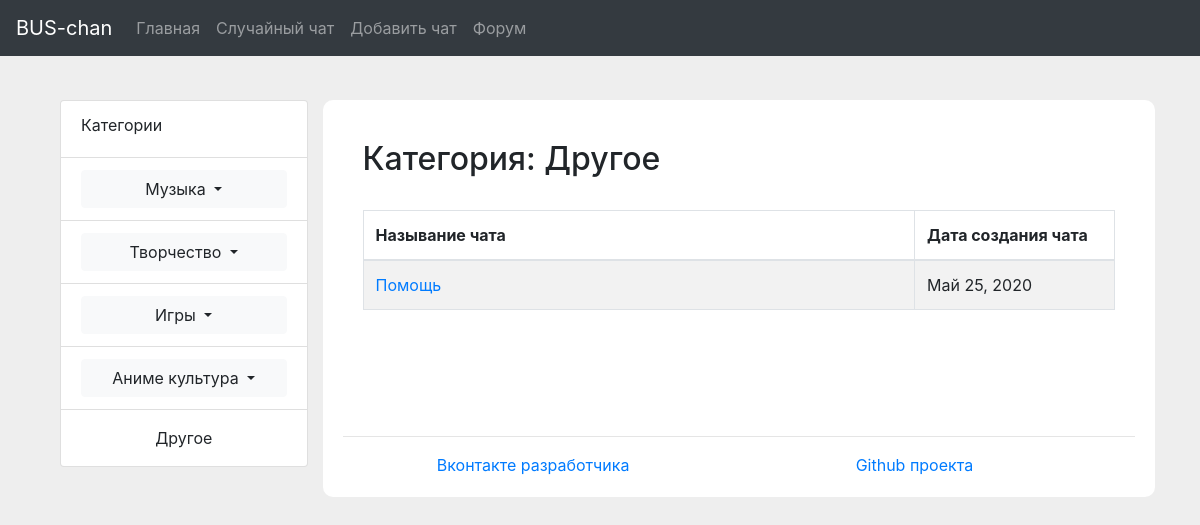
The app's page /category/other/, older data.
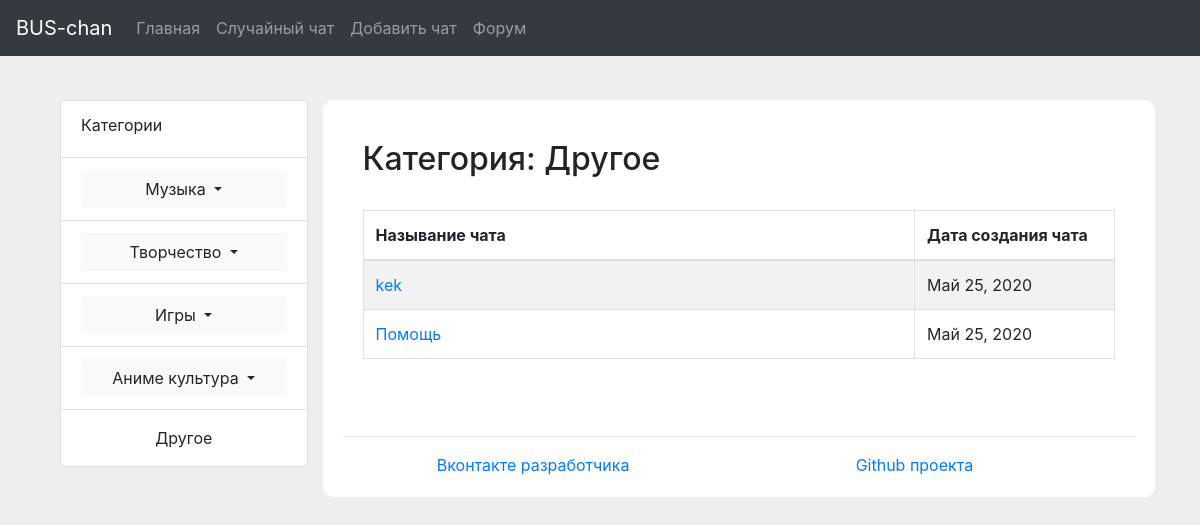
The same page, newer data.
### bus_chan/apps/mainapp/models.py (models this page shows, shortened)
class Chat(models.Model):
    name = models.CharField('Имя чата', max_length=50)
    category = models.CharField('Категория чата', max_length=50)
    is_private = models.BooleanField('Приватный чат')
    date = models.DateField('Дата создания чата', auto_now_add=True)

### bus_chan/apps/mainapp/views.py (the view)
# urls.py: path('category/<category_name>/', views.category, name='category'),
def category(request, category_name):
    chats_category = None
    chats = Chat.objects.all().filter(is_private=False, category=category_name)
    for key, val in CATEGORIES.items():
        if val == category_name:
            chats_category = key
            break
    return render(request, 'mainapp/category.html',
                  {'chats': list(reversed(chats)),
                   'category': chats_category})

### bus_chan/templates/mainapp/category.html
{% extends 'mainapp/base.html' %}
{% block content %}
	{% if chats %}
		<h2>Категория: {{category}}</h2><br>
		<table class="table table-bordered table-striped" style="margin-bottom: 50px;">
		  <thead>
		    <tr>
		      <th>Называние чата</th>
		      <th style="width: 200px;">Дата создания чата</th>
		    </tr>
		  </thead>
		  <tbody>
		  	{% for chat in chats %}
			    <tr>
			      <td><a href="{% url 'chat' chat.id %}">{{chat.name}}</a></td>
			      <td>{{chat.date}}</td>
			    </tr>
		    {% endfor %}
		  </tbody>
		</table>
	{% else %}
		<h2 style="padding-bottom: 50px;">Чаты не найдены</h2>
	{% endif %}
{% endblock %}

Row changes from the older to the newer data that the page shows:
added Chat: name "kek", date "Май 25, 2020"
